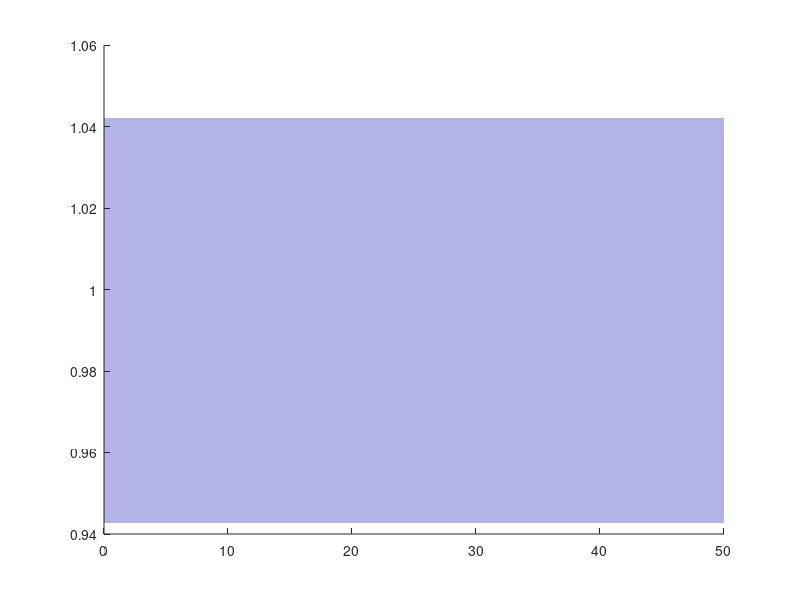

Write MATLAB code to recreate this figure. (Note: this script raises an error after producing the figure.)
t = 0:0.01:50;

lambda = [-0.1, -1, -5];

num = abs(prod(lambda));
den = poly(lambda);
sys = tf(num, den);
[y, t_out] = step(sys, t);

y_inf = y(end);

[y_max, idx_max] = max(y);
Mp = (y_max - y_inf) / y_inf * 100;
t_max = t_out(idx_max);

lower_bound = 0.95 * y_inf;
upper_bound = 1.05 * y_inf;

tp_index = find((y < lower_bound) | (y > upper_bound), 1, 'last');
if isempty(tp_index)
    tp = 0;
else
    if tp_index + 1 <= length(t_out)
        tp = t_out(tp_index + 1);
    else
        tp = t_out(end);
    end
end

figure('Color', 'white', 'Position', [100, 100, 700, 350]);
hold on;

x_fill = [t_out(:); flipud(t_out(:))];
y_fill = [upper_bound*ones(size(t_out(:))); flipud(lower_bound*ones(size(t_out(:))))];
h_fill = fill(x_fill, y_fill, [0, 0, 0.7], 'FaceAlpha', 0.3, 'EdgeColor', 'none');

uistack(h_fill, 'bottom')

h_plot = plot(t_out, y, 'b-', 'LineWidth', 2.5, 'Color', [0, 0, 0.7]);

if tp > 0
    h_tp = plot([tp, tp], [0, lower_bound], 'r--', 'LineWidth', 1.5, 'Color', [0.8, 0, 0]);

    text(tp+2, -0.011, sprintf('t_p', tp), ...
     'HorizontalAlignment', 'center', 'VerticalAlignment', 'top', ...
     'FontSize', 12, 'Color', [0.8, 0, 0], 'FontWeight', 'bold');
end

h_yinf = plot([0, t_out(end)], [y_inf, y_inf], 'k--', 'LineWidth', 1.5);

text(-2, y_inf, sprintf('y_{∞}', y_inf), ...
     'HorizontalAlignment', 'right', 'VerticalAlignment', 'middle', ...
     'FontSize', 12, 'Color', 'black', 'FontWeight', 'bold');

hold off;

ax = gca;
ax.LineWidth = 1.5;
ax.FontSize = 14;
ax.FontName = 'DejaVuMathTeXGyre';
ax.XColor = [0.3, 0.3, 0.3];
ax.YColor = [0.3, 0.3, 0.3];
grid on; grid minor;
ax.GridColor = [0.9, 0.9, 0.9];
ax.GridAlpha = 0.4;
ax.MinorGridColor = [0.95, 0.95, 0.95];
ax.MinorGridAlpha = 0.2;
box on;

ylim([-0.02, 1.1]); 
xlim([0, t_out(end)]); 

xlabel('Time');
ylabel('Amplitude');

if tp > 0
    legend([h_plot, h_fill, h_yinf, h_tp], ...
           'Step response', '±5% region', ...
           sprintf('y_{∞} = %.2f', y_inf), ...
           sprintf('t_p = %.2f s', tp), ...
           'Location', 'southeast');
else
    legend([h_plot, h_fill, h_yinf], ...
           'Step response', '±5% region', ...
           sprintf('y_{∞} = %.2f', y_inf), ...
           'Location', 'southeast');
end

exportgraphics(gcf, '../../images/task2/y4.png', 'Resolution', 300);

fprintf('\n==== Результаты ====\n');
fprintf('Полюса:                 %s\n', mat2str(lambda));
fprintf('Установившееся значение: %.4f\n', y_inf);
fprintf('Перерегулирование:       %.2f %%\n', Mp);
fprintf('Время перехода (5%%):     %.2f сек\n', tp);

%%%%%%%%%%%%%%%%%%%%%%%%%%%%%%%%%%%%%%%%%%%%%%%%%%%%%%%%%%%

figure('Color', 'white', 'Position', [100, 100, 550, 300]); 
% plot(real(lambda), imag(lambda), 'o', 'MarkerSize', 10, ...
%     'MarkerFaceColor', [0.0, 0.0, 0.7], 'MarkerEdgeColor', 'black', 'LineWidth', 1.5);

colors = {[0, 0, 0.7], [0.8, 0.2, 0.2], [0, 0.5, 0.4]};

hold on
for k = 1:length(lambda)
    plot(real(lambda(k)), imag(lambda(k)), 'o', ...
        'MarkerSize', 10, ...
        'MarkerFaceColor', colors{k}, ...
        'MarkerEdgeColor', 'k', ...
        'LineWidth', 1.5);
end
hold off

grid on; 
axis equal; 
ax = gca;

ax.Box = 'off'; 
ax.XAxisLocation = 'origin'; 
ax.YAxisLocation = 'origin'; 

ax.LineWidth = 1.5; 
ax.FontSize = 12; 
ax.FontName = 'DejaVuMathTeXGyre'; 
ax.XColor = [0.3, 0.3, 0.3]; 
ax.YColor = [0.3, 0.3, 0.3];

grid on; 
grid minor; 
ax.GridColor = [0.9, 0.9, 0.9]; 
ax.GridAlpha = 0.4; 
ax.MinorGridColor = [0.95, 0.95, 0.95]; 
ax.MinorGridAlpha = 0.2;

xlabel('Re(\lambda)');
ylabel('Im(\lambda)');

xlim([-5.5, 5.25]); 
ylim([-5.25, 5.24]); 

ax.TickDir = 'in';

ax.XTick = -12:3:12; 
ax.YTick = -12:3:12;

ax.XAxis.Label.FontSize = 13;
ax.YAxis.Label.FontSize = 13;

hold on;

arrowColor = [0.3, 0.3, 0.3];
arrowSize = 0.35; 

x_arrow_x = [4.75, 5.25, 4.75, 4.75]; 
x_arrow_y = [arrowSize/2, 0, -arrowSize/2, arrowSize/2];
fill(x_arrow_x, x_arrow_y, arrowColor, 'EdgeColor', arrowColor, 'LineWidth', 1);
y_arrow_x = [arrowSize/2, 0, -arrowSize/2, arrowSize/2];
y_arrow_y = [4.75, 5.25, 4.75, 4.75]; 
fill(y_arrow_x, y_arrow_y, arrowColor, 'EdgeColor', arrowColor, 'LineWidth', 1);

hold off;



exportgraphics(gcf, '../../images/task2/lambda4.png', 'Resolution', 300);
